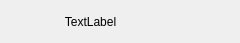
<?xml version="1.0" encoding="UTF-8"?>
<ui version="4.0">
 <class>Form</class>
 <widget class="QWidget" name="Form">
  <property name="geometry">
   <rect>
    <x>0</x>
    <y>0</y>
    <width>240</width>
    <height>43</height>
   </rect>
  </property>
  <property name="windowTitle">
   <string>Form</string>
  </property>
  <property name="styleSheet">
   <string notr="true"/>
  </property>
  <widget class="QLabel" name="name">
   <property name="geometry">
    <rect>
     <x>0</x>
     <y>10</y>
     <width>181</width>
     <height>23</height>
    </rect>
   </property>
   <property name="text">
    <string>TextLabel</string>
   </property>
   <property name="alignment">
    <set>Qt::AlignCenter</set>
   </property>
  </widget>
  <widget class="QWidget" name="preview" native="true">
   <property name="geometry">
    <rect>
     <x>180</x>
     <y>0</y>
     <width>61</width>
     <height>41</height>
    </rect>
   </property>
  </widget>
 </widget>
 <resources/>
 <connections/>
</ui>
